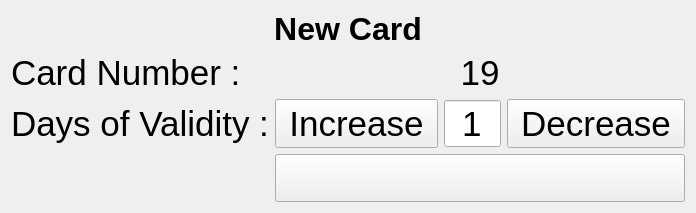
             <widget class="QWidget" name="page_5">
              <layout class="QGridLayout" name="gridLayout_16">
               <item row="0" column="0" colspan="4">
                <widget class="QLabel" name="label_4">
                 <property name="font">
                  <font>
                   <pointsize>24</pointsize>
                   <weight>75</weight>
                   <bold>true</bold>
                  </font>
                 </property>
                 <property name="text">
                  <string>New Card</string>
                 </property>
                 <property name="alignment">
                  <set>Qt::AlignCenter</set>
                 </property>
                </widget>
               </item>
               <item row="1" column="0">
                <widget class="QLabel" name="label_card">
                 <property name="sizePolicy">
                  <sizepolicy hsizetype="Expanding" vsizetype="Preferred">
                   <horstretch>0</horstretch>
                   <verstretch>0</verstretch>
                  </sizepolicy>
                 </property>
                 <property name="font">
                  <font>
                   <pointsize>26</pointsize>
                  </font>
                 </property>
                 <property name="text">
                  <string>Card Number :</string>
                 </property>
                </widget>
               </item>
               <item row="1" column="1" colspan="3">
                <widget class="QLabel" name="label_card_num">
                 <property name="sizePolicy">
                  <sizepolicy hsizetype="Preferred" vsizetype="Expanding">
                   <horstretch>0</horstretch>
                   <verstretch>0</verstretch>
                  </sizepolicy>
                 </property>
                 <property name="font">
                  <font>
                   <pointsize>26</pointsize>
                  </font>
                 </property>
                 <property name="text">
                  <string>19</string>
                 </property>
                 <property name="alignment">
                  <set>Qt::AlignCenter</set>
                 </property>
                </widget>
               </item>
               <item row="2" column="0">
                <widget class="QLabel" name="label_9">
                 <property name="sizePolicy">
                  <sizepolicy hsizetype="Expanding" vsizetype="Preferred">
                   <horstretch>0</horstretch>
                   <verstretch>0</verstretch>
                  </sizepolicy>
                 </property>
                 <property name="font">
                  <font>
                   <pointsize>26</pointsize>
                  </font>
                 </property>
                 <property name="text">
                  <string>Days of Validity :</string>
                 </property>
                </widget>
               </item>
               <item row="2" column="1">
                <widget class="QToolButton" name="toolButton_dec">
                 <property name="sizePolicy">
                  <sizepolicy hsizetype="Expanding" vsizetype="Expanding">
                   <horstretch>0</horstretch>
                   <verstretch>0</verstretch>
                  </sizepolicy>
                 </property>
                 <property name="font">
                  <font>
                   <pointsize>26</pointsize>
                  </font>
                 </property>
                 <property name="text">
                  <string>Increase</string>
                 </property>
                 <property name="icon">
                  <iconset resource="resources.qrc">
                   <normaloff>:/images/left-circle.png</normaloff>:/images/left-circle.png</iconset>
                 </property>
                 <property name="iconSize">
                  <size>
                   <width>60</width>
                   <height>60</height>
                  </size>
                 </property>
                </widget>
               </item>
               <item row="2" column="2">
                <widget class="QSpinBox" name="spinBox_days">
                 <property name="sizePolicy">
                  <sizepolicy hsizetype="Expanding" vsizetype="Expanding">
                   <horstretch>0</horstretch>
                   <verstretch>0</verstretch>
                  </sizepolicy>
                 </property>
                 <property name="font">
                  <font>
                   <pointsize>26</pointsize>
                  </font>
                 </property>
                 <property name="alignment">
                  <set>Qt::AlignCenter</set>
                 </property>
                 <property name="readOnly">
                  <bool>true</bool>
                 </property>
                 <property name="buttonSymbols">
                  <enum>QAbstractSpinBox::NoButtons</enum>
                 </property>
                 <property name="keyboardTracking">
                  <bool>true</bool>
                 </property>
                 <property name="value">
                  <number>1</number>
                 </property>
                </widget>
               </item>
               <item row="2" column="3">
                <widget class="QToolButton" name="toolButton_inc">
                 <property name="sizePolicy">
                  <sizepolicy hsizetype="Expanding" vsizetype="Expanding">
                   <horstretch>0</horstretch>
                   <verstretch>0</verstretch>
                  </sizepolicy>
                 </property>
                 <property name="font">
                  <font>
                   <pointsize>26</pointsize>
                  </font>
                 </property>
                 <property name="text">
                  <string>Decrease</string>
                 </property>
                 <property name="icon">
                  <iconset resource="resources.qrc">
                   <normaloff>:/images/right-circle.png</normaloff>:/images/right-circle.png</iconset>
                 </property>
                 <property name="iconSize">
                  <size>
                   <width>60</width>
                   <height>60</height>
                  </size>
                 </property>
                </widget>
               </item>
               <item row="3" column="1" colspan="3">
                <widget class="QPushButton" name="pushButton_confirm_2">
                 <property name="sizePolicy">
                  <sizepolicy hsizetype="Minimum" vsizetype="Expanding">
                   <horstretch>0</horstretch>
                   <verstretch>0</verstretch>
                  </sizepolicy>
                 </property>
                 <property name="font">
                  <font>
                   <pointsize>26</pointsize>
                  </font>
                 </property>
                 <property name="text">
                  <string/>
                 </property>
                 <property name="icon">
                  <iconset resource="resources.qrc">
                   <normaloff>:/images/tick.png</normaloff>:/images/tick.png</iconset>
                 </property>
                 <property name="iconSize">
                  <size>
                   <width>60</width>
                   <height>60</height>
                  </size>
                 </property>
                </widget>
               </item>
              </layout>
             </widget>
